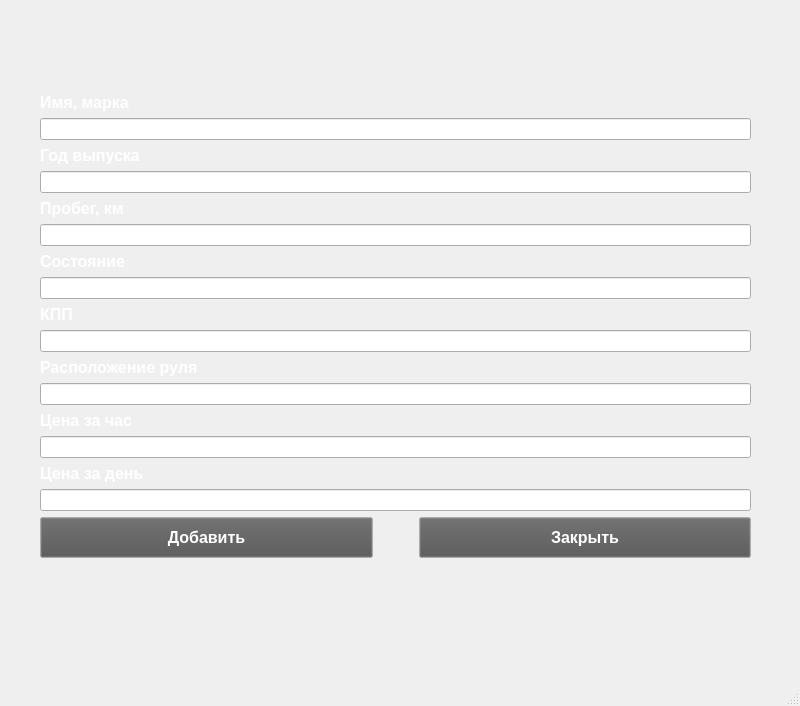
<?xml version="1.0" encoding="UTF-8"?>
<ui version="4.0">
 <class>AutoTableInsertWindow</class>
 <widget class="QMainWindow" name="AutoTableInsertWindow">
  <property name="geometry">
   <rect>
    <x>0</x>
    <y>0</y>
    <width>800</width>
    <height>706</height>
   </rect>
  </property>
  <property name="windowTitle">
   <string>MainWindow</string>
  </property>
  <widget class="QWidget" name="centralwidget">
   <widget class="QWidget" name="gridLayoutWidget">
    <property name="geometry">
     <rect>
      <x>0</x>
      <y>0</y>
      <width>791</width>
      <height>651</height>
     </rect>
    </property>
    <layout class="QGridLayout" name="gridLayout">
     <item row="1" column="0">
      <spacer name="horizontalSpacer_2">
       <property name="orientation">
        <enum>Qt::Orientation::Horizontal</enum>
       </property>
       <property name="sizeType">
        <enum>QSizePolicy::Policy::Fixed</enum>
       </property>
       <property name="sizeHint" stdset="0">
        <size>
         <width>40</width>
         <height>20</height>
        </size>
       </property>
      </spacer>
     </item>
     <item row="0" column="2">
      <spacer name="verticalSpacer">
       <property name="orientation">
        <enum>Qt::Orientation::Vertical</enum>
       </property>
       <property name="sizeType">
        <enum>QSizePolicy::Policy::Fixed</enum>
       </property>
       <property name="sizeHint" stdset="0">
        <size>
         <width>20</width>
         <height>40</height>
        </size>
       </property>
      </spacer>
     </item>
     <item row="1" column="3">
      <spacer name="horizontalSpacer">
       <property name="orientation">
        <enum>Qt::Orientation::Horizontal</enum>
       </property>
       <property name="sizeType">
        <enum>QSizePolicy::Policy::Fixed</enum>
       </property>
       <property name="sizeHint" stdset="0">
        <size>
         <width>40</width>
         <height>20</height>
        </size>
       </property>
      </spacer>
     </item>
     <item row="2" column="2">
      <spacer name="verticalSpacer_2">
       <property name="orientation">
        <enum>Qt::Orientation::Vertical</enum>
       </property>
       <property name="sizeType">
        <enum>QSizePolicy::Policy::Fixed</enum>
       </property>
       <property name="sizeHint" stdset="0">
        <size>
         <width>20</width>
         <height>40</height>
        </size>
       </property>
      </spacer>
     </item>
     <item row="1" column="2">
      <layout class="QVBoxLayout" name="verticalLayout">
       <property name="sizeConstraint">
        <enum>QLayout::SizeConstraint::SetFixedSize</enum>
       </property>
       <item>
        <widget class="QLabel" name="nameLabel">
         <property name="sizePolicy">
          <sizepolicy hsizetype="Fixed" vsizetype="Fixed">
           <horstretch>0</horstretch>
           <verstretch>0</verstretch>
          </sizepolicy>
         </property>
         <property name="palette">
          <palette>
           <active>
            <colorrole role="WindowText">
             <brush brushstyle="SolidPattern">
              <color alpha="255">
               <red>255</red>
               <green>255</green>
               <blue>255</blue>
              </color>
             </brush>
            </colorrole>
           </active>
           <inactive>
            <colorrole role="WindowText">
             <brush brushstyle="SolidPattern">
              <color alpha="255">
               <red>255</red>
               <green>255</green>
               <blue>255</blue>
              </color>
             </brush>
            </colorrole>
           </inactive>
           <disabled/>
          </palette>
         </property>
         <property name="font">
          <font>
           <pointsize>12</pointsize>
           <bold>true</bold>
          </font>
         </property>
         <property name="text">
          <string>Имя, марка</string>
         </property>
        </widget>
       </item>
       <item>
        <widget class="QLineEdit" name="nameLineEdit"/>
       </item>
       <item>
        <widget class="QLabel" name="yearLabel">
         <property name="sizePolicy">
          <sizepolicy hsizetype="Fixed" vsizetype="Fixed">
           <horstretch>0</horstretch>
           <verstretch>0</verstretch>
          </sizepolicy>
         </property>
         <property name="palette">
          <palette>
           <active>
            <colorrole role="WindowText">
             <brush brushstyle="SolidPattern">
              <color alpha="255">
               <red>255</red>
               <green>255</green>
               <blue>255</blue>
              </color>
             </brush>
            </colorrole>
           </active>
           <inactive>
            <colorrole role="WindowText">
             <brush brushstyle="SolidPattern">
              <color alpha="255">
               <red>255</red>
               <green>255</green>
               <blue>255</blue>
              </color>
             </brush>
            </colorrole>
           </inactive>
           <disabled/>
          </palette>
         </property>
         <property name="font">
          <font>
           <pointsize>12</pointsize>
           <bold>true</bold>
          </font>
         </property>
         <property name="text">
          <string>Год выпуска</string>
         </property>
        </widget>
       </item>
       <item>
        <widget class="QLineEdit" name="yearLineEdit"/>
       </item>
       <item>
        <widget class="QLabel" name="mileageLabel">
         <property name="sizePolicy">
          <sizepolicy hsizetype="Fixed" vsizetype="Fixed">
           <horstretch>0</horstretch>
           <verstretch>0</verstretch>
          </sizepolicy>
         </property>
         <property name="palette">
          <palette>
           <active>
            <colorrole role="WindowText">
             <brush brushstyle="SolidPattern">
              <color alpha="255">
               <red>255</red>
               <green>255</green>
               <blue>255</blue>
              </color>
             </brush>
            </colorrole>
           </active>
           <inactive>
            <colorrole role="WindowText">
             <brush brushstyle="SolidPattern">
              <color alpha="255">
               <red>255</red>
               <green>255</green>
               <blue>255</blue>
              </color>
             </brush>
            </colorrole>
           </inactive>
           <disabled/>
          </palette>
         </property>
         <property name="font">
          <font>
           <pointsize>12</pointsize>
           <bold>true</bold>
          </font>
         </property>
         <property name="text">
          <string>Пробег, км</string>
         </property>
        </widget>
       </item>
       <item>
        <widget class="QLineEdit" name="mileageLineEdit"/>
       </item>
       <item>
        <widget class="QLabel" name="statusLabel_2">
         <property name="sizePolicy">
          <sizepolicy hsizetype="Fixed" vsizetype="Fixed">
           <horstretch>0</horstretch>
           <verstretch>0</verstretch>
          </sizepolicy>
         </property>
         <property name="palette">
          <palette>
           <active>
            <colorrole role="WindowText">
             <brush brushstyle="SolidPattern">
              <color alpha="255">
               <red>255</red>
               <green>255</green>
               <blue>255</blue>
              </color>
             </brush>
            </colorrole>
           </active>
           <inactive>
            <colorrole role="WindowText">
             <brush brushstyle="SolidPattern">
              <color alpha="255">
               <red>255</red>
               <green>255</green>
               <blue>255</blue>
              </color>
             </brush>
            </colorrole>
           </inactive>
           <disabled/>
          </palette>
         </property>
         <property name="font">
          <font>
           <pointsize>12</pointsize>
           <bold>true</bold>
          </font>
         </property>
         <property name="text">
          <string>Состояние</string>
         </property>
        </widget>
       </item>
       <item>
        <widget class="QLineEdit" name="statusLineEdit"/>
       </item>
       <item>
        <widget class="QLabel" name="statusLabel">
         <property name="sizePolicy">
          <sizepolicy hsizetype="Fixed" vsizetype="Fixed">
           <horstretch>0</horstretch>
           <verstretch>0</verstretch>
          </sizepolicy>
         </property>
         <property name="palette">
          <palette>
           <active>
            <colorrole role="WindowText">
             <brush brushstyle="SolidPattern">
              <color alpha="255">
               <red>255</red>
               <green>255</green>
               <blue>255</blue>
              </color>
             </brush>
            </colorrole>
           </active>
           <inactive>
            <colorrole role="WindowText">
             <brush brushstyle="SolidPattern">
              <color alpha="255">
               <red>255</red>
               <green>255</green>
               <blue>255</blue>
              </color>
             </brush>
            </colorrole>
           </inactive>
           <disabled/>
          </palette>
         </property>
         <property name="font">
          <font>
           <pointsize>12</pointsize>
           <bold>true</bold>
          </font>
         </property>
         <property name="text">
          <string>КПП</string>
         </property>
        </widget>
       </item>
       <item>
        <widget class="QLineEdit" name="transmissionLineEdit"/>
       </item>
       <item>
        <widget class="QLabel" name="statusLabel_3">
         <property name="sizePolicy">
          <sizepolicy hsizetype="Fixed" vsizetype="Fixed">
           <horstretch>0</horstretch>
           <verstretch>0</verstretch>
          </sizepolicy>
         </property>
         <property name="palette">
          <palette>
           <active>
            <colorrole role="WindowText">
             <brush brushstyle="SolidPattern">
              <color alpha="255">
               <red>255</red>
               <green>255</green>
               <blue>255</blue>
              </color>
             </brush>
            </colorrole>
           </active>
           <inactive>
            <colorrole role="WindowText">
             <brush brushstyle="SolidPattern">
              <color alpha="255">
               <red>255</red>
               <green>255</green>
               <blue>255</blue>
              </color>
             </brush>
            </colorrole>
           </inactive>
           <disabled/>
          </palette>
         </property>
         <property name="font">
          <font>
           <pointsize>12</pointsize>
           <bold>true</bold>
          </font>
         </property>
         <property name="text">
          <string>Расположение руля</string>
         </property>
        </widget>
       </item>
       <item>
        <widget class="QLineEdit" name="wheelLineEdit"/>
       </item>
       <item>
        <widget class="QLabel" name="costPerHourLabel">
         <property name="sizePolicy">
          <sizepolicy hsizetype="Fixed" vsizetype="Fixed">
           <horstretch>0</horstretch>
           <verstretch>0</verstretch>
          </sizepolicy>
         </property>
         <property name="palette">
          <palette>
           <active>
            <colorrole role="WindowText">
             <brush brushstyle="SolidPattern">
              <color alpha="255">
               <red>255</red>
               <green>255</green>
               <blue>255</blue>
              </color>
             </brush>
            </colorrole>
           </active>
           <inactive>
            <colorrole role="WindowText">
             <brush brushstyle="SolidPattern">
              <color alpha="255">
               <red>255</red>
               <green>255</green>
               <blue>255</blue>
              </color>
             </brush>
            </colorrole>
           </inactive>
           <disabled/>
          </palette>
         </property>
         <property name="font">
          <font>
           <pointsize>12</pointsize>
           <bold>true</bold>
          </font>
         </property>
         <property name="text">
          <string>Цена за час</string>
         </property>
        </widget>
       </item>
       <item>
        <widget class="QLineEdit" name="costPerHourLineEdit"/>
       </item>
       <item>
        <widget class="QLabel" name="costPerDayLabel">
         <property name="sizePolicy">
          <sizepolicy hsizetype="Fixed" vsizetype="Fixed">
           <horstretch>0</horstretch>
           <verstretch>0</verstretch>
          </sizepolicy>
         </property>
         <property name="palette">
          <palette>
           <active>
            <colorrole role="WindowText">
             <brush brushstyle="SolidPattern">
              <color alpha="255">
               <red>255</red>
               <green>255</green>
               <blue>255</blue>
              </color>
             </brush>
            </colorrole>
           </active>
           <inactive>
            <colorrole role="WindowText">
             <brush brushstyle="SolidPattern">
              <color alpha="255">
               <red>255</red>
               <green>255</green>
               <blue>255</blue>
              </color>
             </brush>
            </colorrole>
           </inactive>
           <disabled/>
          </palette>
         </property>
         <property name="font">
          <font>
           <pointsize>12</pointsize>
           <bold>true</bold>
          </font>
         </property>
         <property name="text">
          <string>Цена за день</string>
         </property>
        </widget>
       </item>
       <item>
        <widget class="QLineEdit" name="costPerDayLineEdit"/>
       </item>
       <item>
        <layout class="QHBoxLayout" name="horizontalLayout">
         <property name="sizeConstraint">
          <enum>QLayout::SizeConstraint::SetMinAndMaxSize</enum>
         </property>
         <item>
          <widget class="QPushButton" name="insertButton">
           <property name="minimumSize">
            <size>
             <width>200</width>
             <height>41</height>
            </size>
           </property>
           <property name="palette">
            <palette>
             <active>
              <colorrole role="Button">
               <brush brushstyle="SolidPattern">
                <color alpha="255">
                 <red>84</red>
                 <green>84</green>
                 <blue>84</blue>
                </color>
               </brush>
              </colorrole>
              <colorrole role="ButtonText">
               <brush brushstyle="SolidPattern">
                <color alpha="255">
                 <red>255</red>
                 <green>255</green>
                 <blue>255</blue>
                </color>
               </brush>
              </colorrole>
             </active>
             <inactive>
              <colorrole role="Button">
               <brush brushstyle="SolidPattern">
                <color alpha="255">
                 <red>84</red>
                 <green>84</green>
                 <blue>84</blue>
                </color>
               </brush>
              </colorrole>
              <colorrole role="ButtonText">
               <brush brushstyle="SolidPattern">
                <color alpha="255">
                 <red>255</red>
                 <green>255</green>
                 <blue>255</blue>
                </color>
               </brush>
              </colorrole>
             </inactive>
             <disabled>
              <colorrole role="Button">
               <brush brushstyle="SolidPattern">
                <color alpha="255">
                 <red>84</red>
                 <green>84</green>
                 <blue>84</blue>
                </color>
               </brush>
              </colorrole>
             </disabled>
            </palette>
           </property>
           <property name="font">
            <font>
             <pointsize>12</pointsize>
             <bold>true</bold>
            </font>
           </property>
           <property name="text">
            <string>Добавить</string>
           </property>
          </widget>
         </item>
         <item>
          <spacer name="horizontalSpacer_3">
           <property name="orientation">
            <enum>Qt::Orientation::Horizontal</enum>
           </property>
           <property name="sizeType">
            <enum>QSizePolicy::Policy::Fixed</enum>
           </property>
           <property name="sizeHint" stdset="0">
            <size>
             <width>40</width>
             <height>20</height>
            </size>
           </property>
          </spacer>
         </item>
         <item>
          <widget class="QPushButton" name="closeButton">
           <property name="minimumSize">
            <size>
             <width>200</width>
             <height>41</height>
            </size>
           </property>
           <property name="palette">
            <palette>
             <active>
              <colorrole role="Button">
               <brush brushstyle="SolidPattern">
                <color alpha="255">
                 <red>84</red>
                 <green>84</green>
                 <blue>84</blue>
                </color>
               </brush>
              </colorrole>
              <colorrole role="ButtonText">
               <brush brushstyle="SolidPattern">
                <color alpha="255">
                 <red>255</red>
                 <green>255</green>
                 <blue>255</blue>
                </color>
               </brush>
              </colorrole>
             </active>
             <inactive>
              <colorrole role="Button">
               <brush brushstyle="SolidPattern">
                <color alpha="255">
                 <red>84</red>
                 <green>84</green>
                 <blue>84</blue>
                </color>
               </brush>
              </colorrole>
              <colorrole role="ButtonText">
               <brush brushstyle="SolidPattern">
                <color alpha="255">
                 <red>255</red>
                 <green>255</green>
                 <blue>255</blue>
                </color>
               </brush>
              </colorrole>
             </inactive>
             <disabled>
              <colorrole role="Button">
               <brush brushstyle="SolidPattern">
                <color alpha="255">
                 <red>84</red>
                 <green>84</green>
                 <blue>84</blue>
                </color>
               </brush>
              </colorrole>
             </disabled>
            </palette>
           </property>
           <property name="font">
            <font>
             <pointsize>12</pointsize>
             <bold>true</bold>
            </font>
           </property>
           <property name="text">
            <string>Закрыть</string>
           </property>
          </widget>
         </item>
        </layout>
       </item>
      </layout>
     </item>
    </layout>
   </widget>
  </widget>
  <widget class="QMenuBar" name="menubar">
   <property name="geometry">
    <rect>
     <x>0</x>
     <y>0</y>
     <width>800</width>
     <height>21</height>
    </rect>
   </property>
  </widget>
  <widget class="QStatusBar" name="statusbar"/>
 </widget>
 <resources/>
 <connections/>
</ui>
